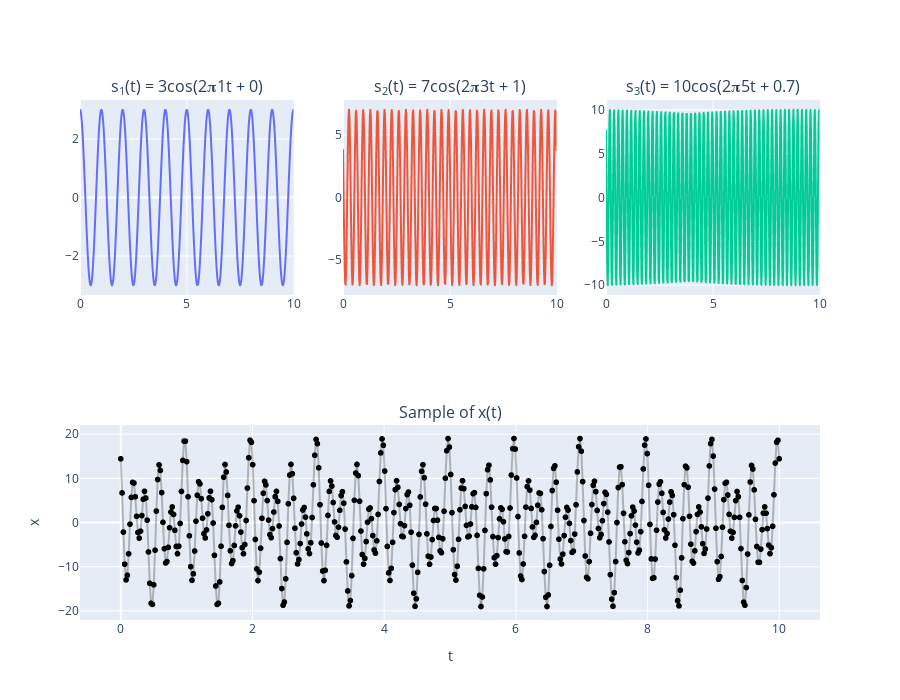

Notebook code cell kept with this figure:
### Code cell
# SINUSOID = AMPLITUDE * COS(2 * PI * FREQUENCY * TIME + PHASE)
MAX = 10
SAMPLE_FREQ = 500

time = np.linspace(0, MAX, SAMPLE_FREQ)
pi_term = 2 * np.pi

amplitude_1, phase_1, freq_1 = 3, 0, 1
amplitude_2, phase_2, freq_2 = 7, 1, 3
amplitude_3, phase_3, freq_3 = 10, 0.7, 5

y1 = amplitude_1 * np.cos(pi_term * freq_1 * time + phase_1)
y2 = amplitude_2 * np.cos(pi_term * freq_2 * time + phase_2)
y3 = amplitude_3 * np.cos(pi_term * freq_3 * time + phase_3)

data = y1 + y2 + y3

fig = make_subplots(rows=2,
                    cols=3,
                    specs=[
                        [{}, {}, {}],
                        [{'colspan': 3}, None, None]
                    ],
                    subplot_titles=(
                        f's<sub>1</sub>(t) = {amplitude_1}cos(2&#120529;{freq_1}t + {phase_1})',
                        f's<sub>2</sub>(t) = {amplitude_2}cos(2&#120529;{freq_2}t + {phase_2})',
                        f's<sub>3</sub>(t) = {amplitude_3}cos(2&#120529;{freq_3}t + {phase_3})',
                        'Sample of x(t)')
                    )

fig.add_trace(go.Scattergl(x=time, y=y1, mode='lines'), row=1, col=1)
fig.add_trace(go.Scattergl(x=time, y=y2, mode='lines'), row=1, col=2)
fig.add_trace(go.Scattergl(x=time, y=y3, mode='lines'), row=1, col=3)
fig.add_trace(go.Scattergl(x=time, y=data, marker=dict(color='rgba(0, 0, 0, 1)'), line=dict(color='rgba(0, 0, 0, 0.25)'), mode='lines+markers'), row=2, col=1)

fig.update_layout(showlegend=False, height=700)
fig.update_xaxes(title='t', row=2, col=1)
fig.update_yaxes(title='x', row=2, col=1)

fig.show()

### Figure 1 — Plotly figure (JSON) as saved in the notebook; plotly's stock layout.template omitted (floating-point values rounded to 4 significant figures; data arrays with more than 128 entries replaced by an {"elided": "..."} marker saying what was removed)
{"data": [{"mode": "lines", "type": "scattergl", "x": {"elided": "500 float values"}, "xaxis": "x", "y": {"elided": "500 float values"}, "yaxis": "y"}, {"mode": "lines", "type": "scattergl", "x": {"elided": "500 float values"}, "xaxis": "x2", "y": {"elided": "500 float values"}, "yaxis": "y2"}, {"mode": "lines", "type": "scattergl", "x": {"elided": "500 float values"}, "xaxis": "x3", "y": {"elided": "500 float values"}, "yaxis": "y3"}, {"line": {"color": "rgba(0, 0, 0, 0.25)"}, "marker": {"color": "rgba(0, 0, 0, 1)"}, "mode": "lines+markers", "type": "scattergl", "x": {"elided": "500 float values"}, "xaxis": "x4", "y": {"elided": "500 float values"}, "yaxis": "y4"}], "layout": {"annotations": [{"font": {"size": 16}, "showarrow": false, "text": "s<sub>1</sub>(t) = 3cos(2&#120529;1t + 0)", "x": 0.1444, "xanchor": "center", "xref": "paper", "y": 1.0, "yanchor": "bottom", "yref": "paper"}, {"font": {"size": 16}, "showarrow": false, "text": "s<sub>2</sub>(t) = 7cos(2&#120529;3t + 1)", "x": 0.5, "xanchor": "center", "xref": "paper", "y": 1.0, "yanchor": "bottom", "yref": "paper"}, {"font": {"size": 16}, "showarrow": false, "text": "s<sub>3</sub>(t) = 10cos(2&#120529;5t + 0.7)", "x": 0.8556, "xanchor": "center", "xref": "paper", "y": 1.0, "yanchor": "bottom", "yref": "paper"}, {"font": {"size": 16}, "showarrow": false, "text": "Sample of x(t)", "x": 0.5, "xanchor": "center", "xref": "paper", "y": 0.375, "yanchor": "bottom", "yref": "paper"}], "height": 700, "showlegend": false, "xaxis": {"anchor": "y", "domain": [0.0, 0.2889]}, "xaxis2": {"anchor": "y2", "domain": [0.3556, 0.6444]}, "xaxis3": {"anchor": "y3", "domain": [0.7111, 1.0]}, "xaxis4": {"anchor": "y4", "domain": [0.0, 1.0], "title": {"text": "t"}}, "yaxis": {"anchor": "x", "domain": [0.625, 1.0]}, "yaxis2": {"anchor": "x2", "domain": [0.625, 1.0]}, "yaxis3": {"anchor": "x3", "domain": [0.625, 1.0]}, "yaxis4": {"anchor": "x4", "domain": [0.0, 0.375], "title": {"text": "x"}}}}
